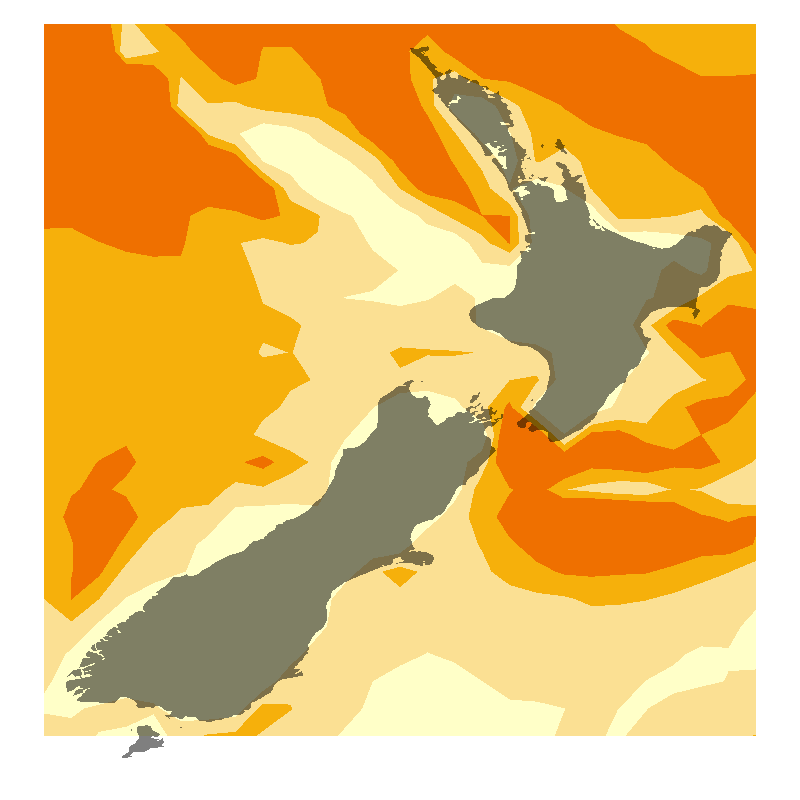

Generate this figure with R:

source("common.R")

# Downsampled (original res) wind strength
windStrLo <- sqrt(u.grid.nz^2 + v.grid.nz^2)

plot <- function() {
    filled.contour(x, y, windStrLo,
                   levels=quantile(windStrLo, seq(0, 1, .25)), 
                   color.palette=function(n)
                       rev(hcl.colors(n + 2, "YlOrRd")[-(1:2)]),
                   plot.axes={
                       map("nz",
                           border=NA,
                           fill=TRUE,
                           col=rgb(0,0,0,.5),
                           add=TRUE)
                   },
                   asp=1)
}

library(gridGraphics)

png("NOMADS-high.png", width=800, height=800, res=200)

grid.newpage()
pushViewport(viewport(x=-.15, height=2, width=1.5, just="left"))
grid.echo(plot, newpage=FALSE)
grid.remove("rect|right-axis|box", grep=TRUE, global=TRUE)

dev.off()
